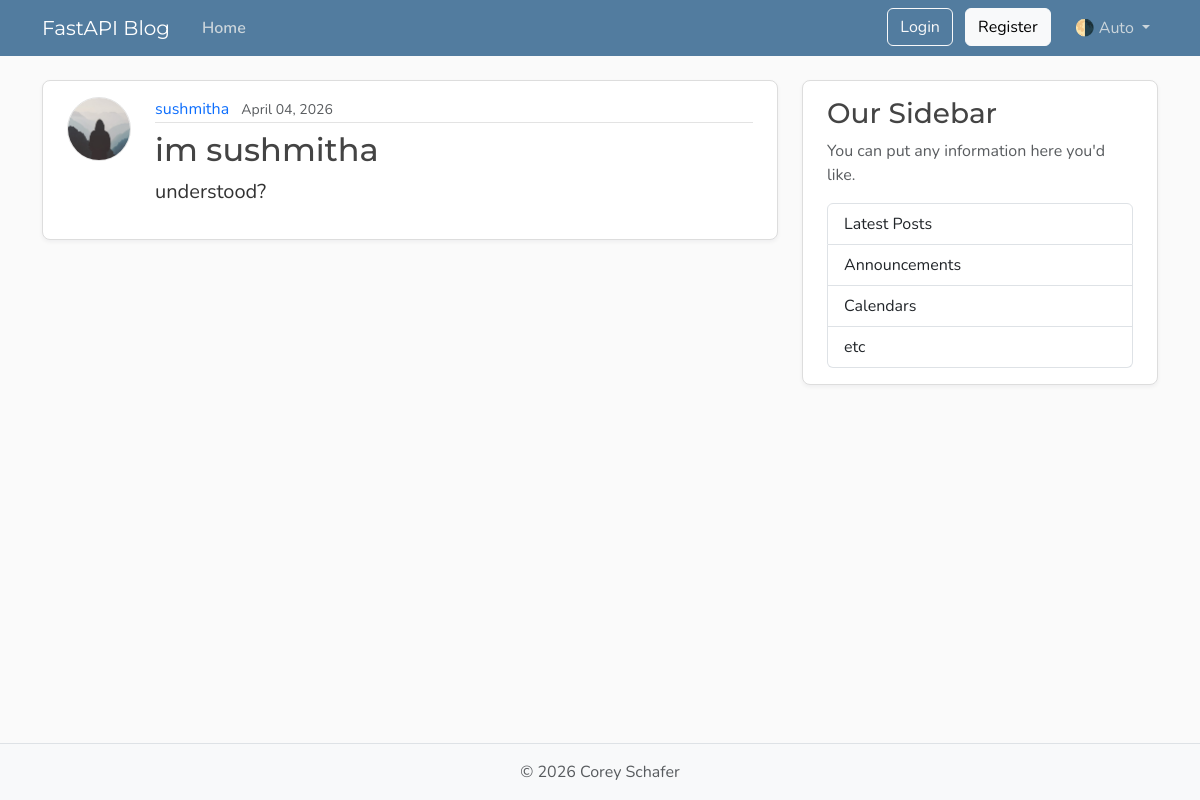
Page /posts on the earlier database version.
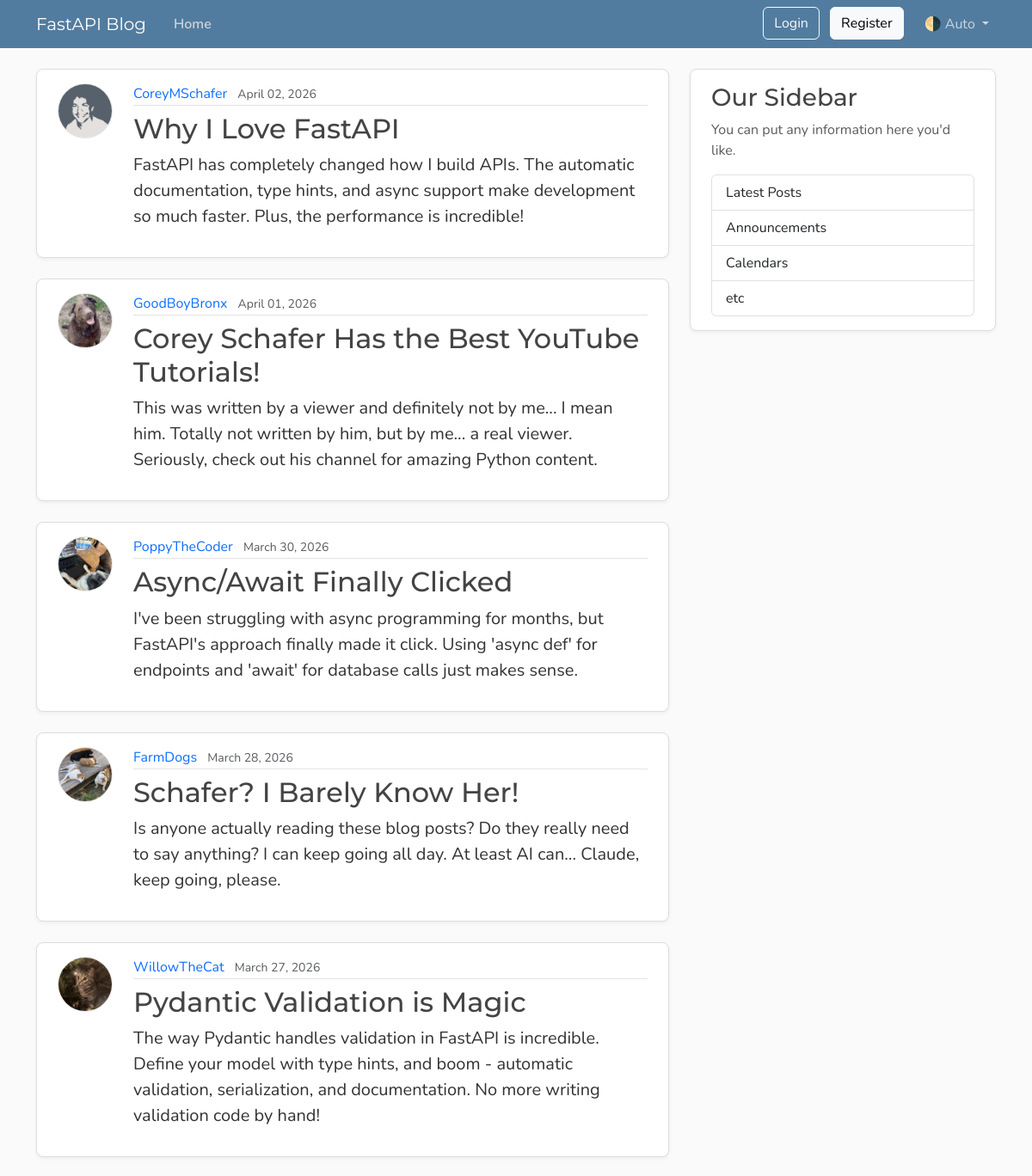
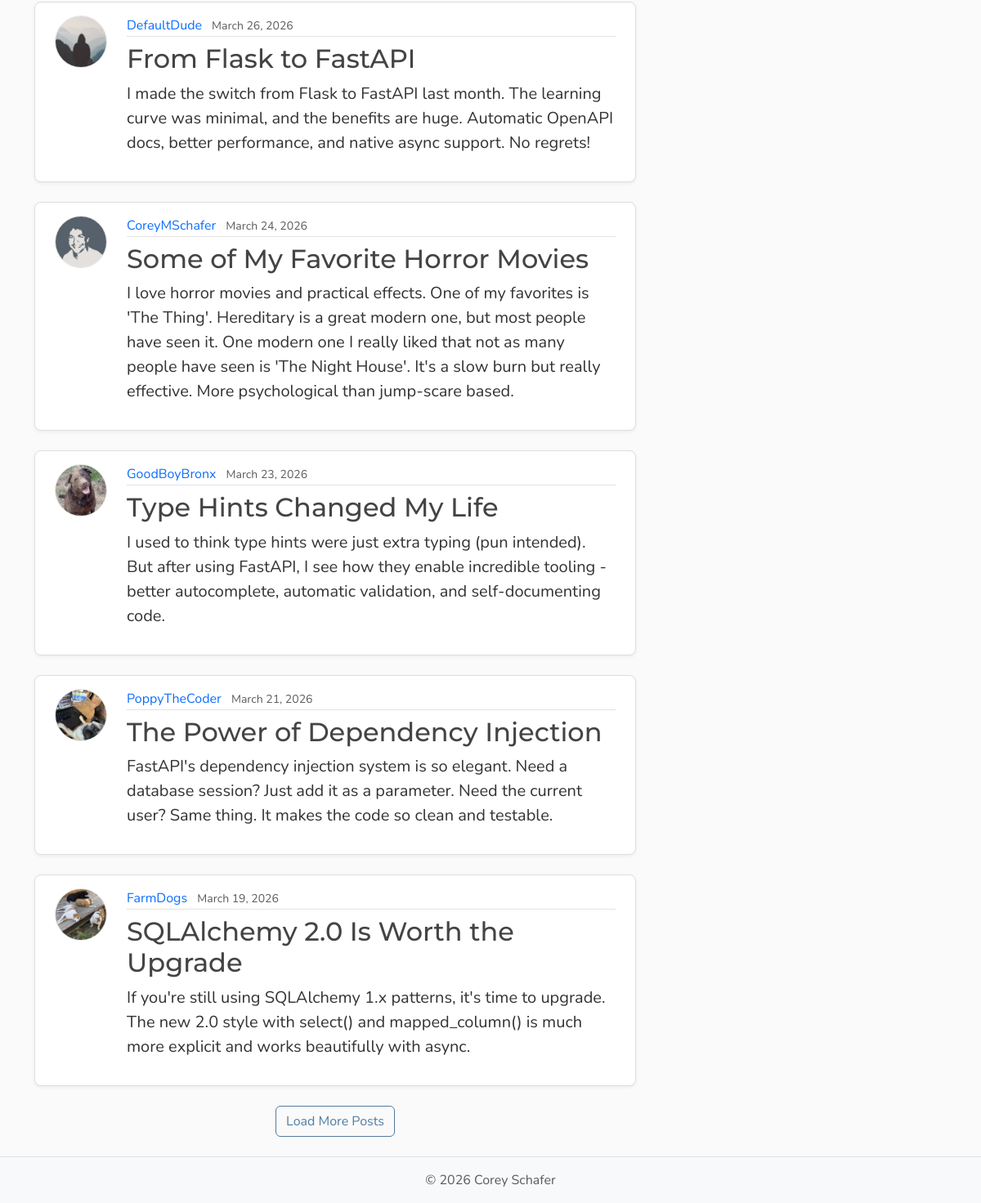
Same page on the later database version (2 pictures, top to bottom).
### models.py (models this page shows, shortened)
class Post(Base):
    __tablename__ = "posts"
    id: Mapped[int] = mapped_column(Integer, primary_key=True, index=True)
    title: Mapped[str] = mapped_column(String(100), nullable=False)
    content: Mapped[str] = mapped_column(Text, nullable=False)
    user_id: Mapped[int] = mapped_column(
        ForeignKey("users.id"),
        nullable=False,
        index=True,
    )
    date_posted: Mapped[datetime] = mapped_column(
        DateTime(timezone=True),
        default=lambda: datetime.now(UTC),
    )
    author: Mapped[User] = relationship(back_populates="posts")

class User(Base):
    __tablename__ = "users"
    id: Mapped[int] = mapped_column(Integer, primary_key=True, index=True)
    username: Mapped[str] = mapped_column(String(50), unique=True, nullable=False)
    email: Mapped[str] = mapped_column(String(120), unique=True, nullable=False)
    password_hash: Mapped[str] = mapped_column(String(200), nullable=False)
    image_file: Mapped[str | None] = mapped_column(
        String(200),
        nullable=True,
        default=None,
    )
    posts: Mapped[list[Post]] = relationship(
        back_populates="author",
        cascade="all, delete-orphan",
    )

### main.py (the view)
@app.get("/", include_in_schema=False, name="home")
@app.get("/posts", include_in_schema=False, name="posts")
async def home(request: Request, db: Annotated[AsyncSession, Depends(get_db)]):
    count_result = await db.execute(select(func.count()).select_from(models.Post))
    total = count_result.scalar() or 0
    result = await db.execute(
        select(models.Post)
        .options(selectinload(models.Post.author))
        .order_by(models.Post.date_posted.desc())
        .limit(settings.posts_per_page),
    )
    posts = result.scalars().all()
    has_more = len(posts) < total
    return templates.TemplateResponse(
        request,
        "home.html",
        {
            "posts": posts,
            "title": "Home",
            "limit": settings.posts_per_page,
            "has_more": has_more,
        },
    )

### templates/Home.html (shortened to what this page needs)
{% extends "layout.html" %}
{% block content %}
    <div id="postsContainer">
        {% for post in posts %}
            <article class="content-section py-3 px-4 mb-4">
                <div class="d-flex align-items-start gap-4">
                    <img class="rounded-circle article-img flex-shrink-0"
                         src="{{ post.author.image_path }}"
                         alt="{{ post.author.username }}'s profile picture"
                         width="64"
                         height="64"
                         loading="lazy">
                    <div class="flex-grow-1">
                        <div class="article-metadata mb-2">
                            <a class="me-2"
                               href="{{ url_for("user_posts", user_id=post.author.id) }}">{{ post.author.username }}</a>
                            <small class="text-body-secondary">{{ post.date_posted.strftime("%B %d, %Y") }}</small>
                        </div>
                        <h2>
                            <a class="article-title"
                               href="{{ url_for("post_page", post_id=post.id) }}">{{ post.title }}</a>
                        </h2>
                        <p class="article-content">{{ post.content }}</p>
                    </div>
                </div>
            </article>
        {% endfor %}
    </div>
    {% if has_more %}
        <div class="text-center mb-4">
            <button type="button" class="btn btn-outline-primary" id="loadMoreBtn">Load More Posts</button>
        </div>
    {% endif %}
{% endblock content %}

Differences in the rows shown:
no longer on this page (row edited): Post: author.username "sushmitha", date_posted "April 04, 2026", title "im sushmitha", content "understood?"
added Post: author.image_path (picture), author.username "CoreyMSchafer", date_posted "April 02, 2026", title "Why I Love FastAPI", content "FastAPI has completely changed how I build APIs. The automatic documentation, type hints, and async support make development so much faster. Plus, the performance is incredible!"
added Post: author.image_path (picture), author.username "GoodBoyBronx", date_posted "April 01, 2026", title "Corey Schafer Has the Best YouTube Tutorials!", content "This was written by a viewer and definitely not by me... I mean him. Totally not written by him, but by me... a real viewer. Seriously, check out his channel for amazing Python content."
added Post: author.image_path (picture), author.username "PoppyTheCoder", date_posted "March 30, 2026", title "Async/Await Finally Clicked", content "I've been struggling with async programming for months, but FastAPI's approach finally made it click. Using 'async def' for endpoints and 'await' for database calls just makes sense."
added Post: author.image_path (picture), author.username "FarmDogs", date_posted "March 28, 2026", title "Schafer? I Barely Know Her!", content "Is anyone actually reading these blog posts? Do they really need to say anything? I can keep going all day. At least AI can... Claude, keep going, please."
added Post: author.image_path (picture), author.username "WillowTheCat", date_posted "March 27, 2026", title "Pydantic Validation is Magic", content "The way Pydantic handles validation in FastAPI is incredible. Define your model with type hints, and boom - automatic validation, serialization, and documentation. No more writing validation code by hand!"
added Post: author.username "DefaultDude", date_posted "March 26, 2026", title "From Flask to FastAPI", content "I made the switch from Flask to FastAPI last month. The learning curve was minimal, and the benefits are huge. Automatic OpenAPI docs, better performance, and native async support. No regrets!"
added Post: author.image_path (picture), author.username "CoreyMSchafer", date_posted "March 24, 2026", title "Some of My Favorite Horror Movies", content "I love horror movies and practical effects. One of my favorites is 'The Thing'. Hereditary is a great modern one, but most people have seen it. One modern one I really liked that not as many people have seen is 'The Night House'. It's a slow burn but really effective. More psychological than jump-scare based."
added Post: author.image_path (picture), author.username "GoodBoyBronx", date_posted "March 23, 2026", title "Type Hints Changed My Life", content "I used to think type hints were just extra typing (pun intended). But after using FastAPI, I see how they enable incredible tooling - better autocomplete, automatic validation, and self-documenting code."
added Post: author.image_path (picture), author.username "PoppyTheCoder", date_posted "March 21, 2026", title "The Power of Dependency Injection", content "FastAPI's dependency injection system is so elegant. Need a database session? Just add it as a parameter. Need the current user? Same thing. It makes the code so clean and testable."
added Post: author.image_path (picture), author.username "FarmDogs", date_posted "March 19, 2026", title "SQLAlchemy 2.0 Is Worth the Upgrade", content "If you're still using SQLAlchemy 1.x patterns, it's time to upgrade. The new 2.0 style with select() and mapped_column() is much more explicit and works beautifully with async."
Other differences:
text now shown: "Load More Posts"
